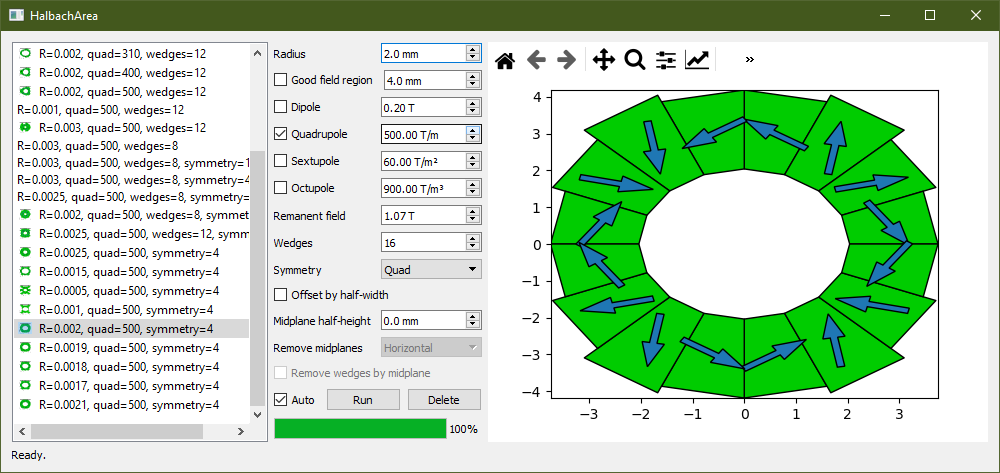

Generate this figure with Python:
import sys
import numpy as np
import os
import re
import subprocess
import pickle
import bz2
from PyQt5 import QtWidgets, QtCore, QtGui
from functools import partial
import matplotlib

matplotlib.use('Qt5Agg')
from matplotlib.backends.backend_qt5agg import FigureCanvasQTAgg, NavigationToolbar2QT as NavigationToolbar
from matplotlib.figure import Figure
from matplotlib.patches import Polygon
from matplotlib.collections import PatchCollection

app_name = 'HalbachArea'
halbach_exe = f"{app_name}.exe"
state_file = f'{app_name}.db'
# For some reason the output from halbach_exe is buffered so we can't read it until the program completes.
# I found a workaround but it requires the use of winpty: https://github.com/rprichard/winpty/releases
# If winpty is not available it will just use halbach_exe and wait until the program exits.
# https://stackoverflow.com/questions/11516258/what-is-the-equivalent-of-unbuffer-program-on-windows
winpty = 'winpty.exe'
cmd = [winpty, '-Xallow-non-tty', '-Xplain', halbach_exe] if os.path.exists(winpty) else [halbach_exe, ]


class MplCanvas(FigureCanvasQTAgg):
    def __init__(self, parent=None, width=5, height=4, dpi=100):
        fig = Figure(figsize=(width, height), dpi=dpi)
        self.axes = fig.add_subplot(111)
        super(MplCanvas, self).__init__(fig)


class Parameter:
    """Base class for a parameter defining how to build our magnet."""
    def __init__(self, switch, label, essential=False):
        self.switch = switch
        self.label = label
        self.essential = essential
        self.type = self.control = None
        self.hbox = QtWidgets.QHBoxLayout()

    def build(self, **kwargs):
        self.hbox.addWidget(QtWidgets.QLabel(self.label))


class NumericParameter(Parameter):
    """Parameter with a numerical value."""
    def __init__(self, switch, label, default, units, step=1, essential=False, **kwargs):
        super().__init__(switch, label, essential)
        self.default = default
        self.units = units
        self.step = step

    def build(self, change_function, **kwargs):
        """Add control to GUI."""
        super().build(change_function=change_function, **kwargs)
        self.add_spin_box(change_function)
        return self.hbox

    def add_spin_box(self, change_function):
        digits = 1 if self.units == 'mm' else 2
        self.control = QtWidgets.QDoubleSpinBox(decimals=digits) if self.units else QtWidgets.QSpinBox()
        self.control.setRange(0, 10000)
        self.control.setSingleStep(self.step)
        self.control.setSuffix(f' {self.units}' if self.units else '')
        self.control.setValue(self.default)
        self.control.valueChanged.connect(change_function)
        self.hbox.addWidget(self.control)

    def get_arg(self):
        value = self.control.value()
        return_value = value * (0.001 if self.units == 'mm' else 1)
        return f'{self.switch}={return_value:g}' if (self.essential or value != self.default) else ''

    def set_from_args(self, args):
        convert = float if self.units else int
        value = convert(args[self.switch])
        self.control.setValue(value * (1000 if self.units == 'mm' else 1))


class OnOffParameter(Parameter):
    """Checkbox on/off parameter."""

    def __init__(self, switch, label, checked=False, **kwargs):
        super().__init__(switch, label, **kwargs)
        self.checkbox = QtWidgets.QCheckBox(self.label)
        self.checkbox.setChecked(checked)

    def build(self, change_function):
        """Add control to GUI."""
        self.hbox.addWidget(self.checkbox)
        self.checkbox.clicked.connect(change_function)
        return self.hbox

    def get_arg(self):
        return f'{self.switch}=1' if self.checkbox.isChecked() else ''

    def set_from_args(self, args):
        self.checkbox.setChecked(self.switch in args)


class OptionalNumericParameter(NumericParameter, OnOffParameter):
    """Optional parameter with a numerical value."""
    def __init__(self, switch, label, default, units, step=1, checked=False, **kwargs):
        super().__init__(switch, label, default, units, checked=checked, step=step, essential=False, **kwargs)
        self.checkbox.setChecked(checked)  # OOP doesn't get passed the 'checked' parameter...

    def build(self, change_function, **kwargs):
        """Add control to GUI."""
        super().build(change_function=change_function, **kwargs)  # checkbox, then spinbox
        self.control.valueChanged.connect(partial(self.checkbox.setChecked, True))
        return self.hbox

    def get_arg(self):
        value = self.control.value()
        return_value = value * (0.001 if self.units == 'mm' else 1)
        return f'{self.switch}={return_value:g}' if self.checkbox.isChecked() else ''

    def set_from_args(self, args):
        try:
            super().set_from_args()
        except KeyError:
            pass


class ChoiceParameter(Parameter):
    """Parameter with fixed choices."""
    VALUES = (1, 2, 4)

    def __init__(self, switch, label, choices, essential=False):
        super().__init__(switch, label, essential)
        self.choices = choices

    def build(self, change_function):
        super().build()
        self.control = QtWidgets.QComboBox()
        [self.control.addItem(i) for i in self.choices]
        self.control.setCurrentIndex(1)  # default is always middle option
        self.control.currentIndexChanged.connect(change_function)
        self.hbox.addWidget(self.control)
        return self.hbox

    def get_arg(self):
        value = self.VALUES[self.control.currentIndex()]
        return f'{self.switch}={value}' if (self.essential or value != 2) else ''

    def set_from_args(self, args):
        self.control.setCurrentIndex(self.VALUES.index(int(args[self.switch])))


class App(QtWidgets.QWidget):

    def __init__(self):
        super().__init__()
        self.title = app_name
        self.auto_checkbox = self.layout = self.controls = self.plot = None
        self.mid_remove = self.remove_adjacent = self.midplane_height = None
        self.listview = None
        try:
            self.state = pickle.load(bz2.open(state_file, 'rb'))
        except:
            self.state = {'results': {}, 'icons': {}}
        self.status_bar = self.run_button = self.delete_button = self.progress_bar = None
        self.init_ui()

    def appendControl(self, name, default, switch, units=None, checked=None, digits=2, step=1):
        """Add a control.
        Set checked to True or False for a checkbox, otherwise will be a label.
        Set step to a list to make a dropdown."""
        hbox = QtWidgets.QHBoxLayout()
        if step is None:  # checkbox only
            control = None
        elif isinstance(step, list):  # dropdown box
            control = QtWidgets.QComboBox()
            [control.addItem(i) for i in step]
            control.setCurrentIndex(1)
            change_event = control.currentIndexChanged
        else:
            control = QtWidgets.QDoubleSpinBox(decimals=digits) if digits > 0 else QtWidgets.QSpinBox()
            control.setMaximum(2**31-1)
            control.setMinimum(0)
            control.setSingleStep(step)
            control.setSuffix(f' {units}' if units else '')
            control.setValue(default)
            change_event = control.valueChanged
        if checked is None:  # non-optional control
            checkbox = QtWidgets.QLabel(name)
            change_event.connect(self.autorun)
        else:  # optional so include a checkbox
            checkbox = QtWidgets.QCheckBox(name)
            checkbox.setChecked(checked)
            if control is not None:
                control.valueChanged.connect(partial(self.spinbox_changed, checkbox))
                checkbox.clicked.connect(self.multipoles_checked)
            else:
                checkbox.clicked.connect(self.autorun)
        hbox.addWidget(checkbox)
        hbox.addWidget(control)
        self.layout.addLayout(hbox)
        self.controls[switch] = (control, checkbox if checked in (True, False) else None)
        return checkbox if control is None else control

    def init_ui(self):
        self.setWindowTitle(self.title)
        # self.setGeometry(self.left, self.top, self.width, self.height)

        vert_layout = QtWidgets.QVBoxLayout()
        horiz_layout = QtWidgets.QHBoxLayout()
        vert_layout.addLayout(horiz_layout)
        self.layout = QtWidgets.QVBoxLayout()
        self.listview = QtWidgets.QListWidget()
        self.listview.addItems([', '.join(params) for params in self.state['results'].keys()])
        self.listview.itemClicked.connect(self.listview_item_clicked)
        horiz_layout.addWidget(self.listview)
        horiz_layout.addLayout(self.layout)

        self.midplane_height = NumericParameter('ymidplane', 'Midplane half-height', 0, 'mm')
        self.mid_remove = ChoiceParameter('midplanes', 'Remove midplanes', ['Left only', 'Horizontal', 'Cross'])
        self.remove_adjacent = OnOffParameter('removeadjacent', 'Remove wedges by midplane')
        self.controls = [
            NumericParameter('R', 'Radius', 5, 'mm', essential=True),
            OptionalNumericParameter('gfr', 'Good field region', 3, 'mm'),
            OptionalNumericParameter('dipole', 'Dipole', 0.2, 'T', step=0.1, checked=True),
            OptionalNumericParameter('quad', 'Quadrupole', 300, 'T/m', step=10),
            OptionalNumericParameter('sext', 'Sextupole', 60, 'T/m²', step=10),
            OptionalNumericParameter('oct', 'Octupole', 900, 'T/m³', step=10),
            NumericParameter('Br', 'Remanent field', 1.07, 'T', step=0.1),
            NumericParameter('wedges', 'Wedges', 16, '', step=4),
            ChoiceParameter('symmetry', 'Symmetry', ['None', 'Top/bottom', 'Quad']),
            OnOffParameter('halfoff', 'Offset by half-width'),
            self.midplane_height, self.mid_remove, self.remove_adjacent]

        [self.layout.addLayout(control.build(self.autorun)) for control in self.controls]

        hbox = QtWidgets.QHBoxLayout()
        self.auto_checkbox = QtWidgets.QCheckBox('Auto')
        self.auto_checkbox.setChecked(True)
        hbox.addWidget(self.auto_checkbox)
        self.run_button = QtWidgets.QPushButton('Run')
        self.run_button.clicked.connect(self.run_simulation)
        self.delete_button = QtWidgets.QPushButton('Delete')
        self.delete_button.clicked.connect(self.delete_case)
        hbox.addWidget(self.run_button)
        hbox.addWidget(self.delete_button)
        self.layout.addLayout(hbox)
        self.progress_bar = QtWidgets.QProgressBar()
        self.progress_bar.setMaximum(25)
        self.progress_bar.setValue(0)
        self.layout.addWidget(self.progress_bar)
        self.status_bar = QtWidgets.QLabel()
        vert_layout.addWidget(self.status_bar)

        self.plot = MplCanvas(self, width=5, height=4, dpi=100)
        NavigationToolbar(self.plot, self.plot)
        horiz_layout.addWidget(self.plot)

        self.setLayout(vert_layout)
        self.show()
        self.autorun()

    def listview_item_clicked(self, item):
        """Set controls for previously-selected parameters from the list box."""
        was_checked = self.auto_checkbox.isChecked()
        self.auto_checkbox.setChecked(False)  # prevent automatically running models while controls are changed
        params = tuple(item.text().split(', '))
        params_dict = dict([param.split('=') for param in params])
        for switch, (control, checkbox) in self.controls.items():
            convert = float if isinstance(control, QtWidgets.QDoubleSpinBox) else int
            if isinstance(control, QtWidgets.QComboBox):  # dropdown, options are always 1, 2, 4
                control.setCurrentIndex((1, 2, 4).index(int(params_dict[switch])))
            elif isinstance(checkbox, QtWidgets.QCheckBox):
                if switch in params_dict.keys():
                    checkbox.setChecked(True)
                    if control is not None:
                        value = convert(params_dict[switch])
                        control.setValue(value * (1000 if control.suffix() == ' mm' else 1))
                else:
                    checkbox.setChecked(False)
            else:
                try:
                    value = convert(params_dict[switch])
                except KeyError:
                    value = 0
                control.setValue(value * (1000 if control.suffix() == ' mm' else 1))
                if switch == 'ymidplane' and value == 0:
                    break  # don't bother with the last two

        self.auto_checkbox.setChecked(was_checked)
        self.run_simulation()

    def check_midplane_controls(self):
        """Grey out midplane controls when midplane gap is set to zero."""
        value = self.midplane_height.control.value()
        self.mid_remove.control.setEnabled(value > 0)
        self.remove_adjacent.checkbox.setEnabled(value > 0)

    def autorun(self):
        """Run a new simulation when something changes."""
        self.check_midplane_controls()
        if self.multipoles_checked() and self.auto_checkbox.isChecked() and self.run_button.isEnabled():
            self.run_simulation()

    def multipoles_checked(self):
        """Check that at least one multipole is checked."""
        try:
            next(ctrl for ctrl in self.controls if ctrl.label.endswith('pole') and ctrl.get_arg())
            self.status_bar.setText('Ready.')
            self.run_button.setEnabled(True)
            return True
        except StopIteration:  # none checked
            self.status_bar.setText('Select at least one multipole.')
            self.run_button.setEnabled(False)
            return False

    def run_simulation(self):
        """Run the simulation using specified parameters."""
        args = []
        colour = [0, 0, 0]
        # add command-line arguments
        args = list(filter(None, [control.get_arg() for control in self.controls]))
        print(args)
        print(', '.join(args))
        colour = [(0.8 if control.get_arg() else 0) for control in self.controls if control.label.endswith('pole')]
        colour[2] += (0.2 if colour[3] else 0)  # fudge to combine octupole + sextupole
        colour.pop(3)  # remove last

        args = tuple(args)  # make it hashable so it can be a dict key
        print(args)
        if args not in self.state['results'].keys():
            print('Running')
            self.status_bar.setText('Running...')
            self.progress_bar.setValue(0)
            self.run_button.setEnabled(False)
            QtCore.QCoreApplication.processEvents()
            print(cmd + list(args))
            process = subprocess.Popen(cmd + list(args), stdout=subprocess.PIPE,
                                       stderr=subprocess.PIPE, universal_newlines=True)
            status_line = re.compile(r'Iteration (\d+)')
            failed = False
            while process.poll() is None:
                stdout = process.stdout.readline()
                try:
                    self.progress_bar.setValue(int(status_line.match(stdout).group(1)))
                except AttributeError:  # not a line with "Iteration X" in it
                    pass
                self.status_bar.setText(stdout)
                print(stdout, end='')
                failed |= 'ERROR' in stdout
                QtCore.QCoreApplication.processEvents()  # update the GUI
            print('')
            self.run_button.setEnabled(True)
            if failed:
                print(process.returncode)
                self.status_bar.setText('Failed.')
                self.progress_bar.setValue(0)
                self.store_results(args, None)
                return
            self.status_bar.setText('Done.')
            self.progress_bar.setValue(self.progress_bar.maximum())

            # get the magnet shapes from the output CSV file
            # format is Bx, By, x0, y0, x1, y1, x2, y2, x3, y3
            # Turn into dimensions in mm (and remanent fields in kT, but that doesn't matter)
            polygons = np.loadtxt("magnet.csv", skiprows=1, usecols=range(1, 11), delimiter=',') * 1000
            item = self.store_results(args, polygons)
        else:  # use saved result
            print('using saved result')
            args_str = ', '.join(args)
            for i in range(self.listview.count()):
                item = self.listview.item(i)
                if item.text() == args_str:
                    item.setSelected(True)
                    break
            result = self.state['results'][args]
            if result is None:
                self.status_bar.setText('Failed.')
                return
            polygons = result

        min_width = min(np.ptp(polygons[:, 2::2], axis=1))
        min_height = min(np.ptp(polygons[:, 3::2], axis=1))
        max_b = max(polygons[:, :2].flat)
        scale = min(min_width, min_height) / max_b  # how to represent Bx/By vectors on graph?
        self.plot.axes.cla()  # clear axes
        shapes = [Polygon(polygon[2:10].reshape(4, 2), facecolor=colour, edgecolor='black') for polygon in polygons]
        self.plot.axes.add_collection(PatchCollection(shapes, match_original=True))
        # add remanent field vectors
        for polygon in polygons:
            bx, by = polygon[:2] * scale
            self.plot.axes.arrow(np.mean(polygon[2::2]) - bx / 2, np.mean(polygon[3::2]) - by / 2,
                                 bx, by, width=0.1 * np.sqrt(bx ** 2 + by ** 2), length_includes_head=True)
        self.plot.axes.set_xlim([min(polygons[:, 2::2].flat), max(polygons[:, 2::2].flat)])
        self.plot.axes.set_ylim([min(polygons[:, 3::2].flat), max(polygons[:, 3::2].flat)])
        self.plot.draw()

        try:
            img_data = self.state['icons'][args]
        except KeyError:
            # capture plot image and resize to icon size (around 32 pixels)
            width, height = self.plot.get_width_height()
            step = min(height, width) // 32  # how many rows/cols to skip along
            img_data = np.frombuffer(self.plot.tostring_rgb(), dtype=np.uint8).reshape((height, width, 3))
            img_data = img_data[::step, ::step, :]
            img_data = img_data.copy()
            self.state['icons'][args] = img_data
            pickle.dump(self.state, bz2.open(state_file, 'wb'))
        height, width, bpp = img_data.shape
        image = QtGui.QImage(img_data, width, height, width * bpp, QtGui.QImage.Format_RGB888)
        icon = QtGui.QIcon(QtGui.QPixmap(image))
        item.setIcon(icon)

    def delete_case(self):
        for item in self.listview.selectedItems():
            params = tuple(item.text().split(', '))
            try:
                self.state['results'].pop(params)
                self.state['icons'].pop(params)
            except KeyError:
                pass
            pickle.dump(self.state, bz2.open(state_file, 'wb'))
            self.listview.takeItem(self.listview.row(item))

    def store_results(self, args, result):
        self.state['results'][args] = result
        print(self.state['results'].keys())
        self.listview.addItem(', '.join(args))
        item = self.listview.item(self.listview.count() - 1)
        item.setSelected(True)
        pickle.dump(self.state, bz2.open(state_file, 'wb'))
        return item


if __name__ == '__main__':
    app = QtWidgets.QApplication(sys.argv)
    ex = App()
    sys.exit(app.exec_())
